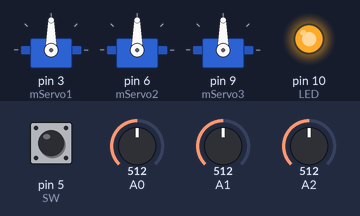
The sketch below on a simulated Arduino Uno, built with avr-gcc and run on an emulated ATmega328P. On the bench: 3 × servo, output pins drawn as LEDs (lit = HIGH). Inputs (shaded band) come from the test bench; at power-on: pin 5 (SW) HIGH, A0 = 512, A1 = 512, A2 = 512. At 16.0 s the program stops and its outputs stay as they are.

Above: at 2.8 s.
2.9 s: pin 5 (SW) pulled LOW for 0.15 s
At 9.0 s:
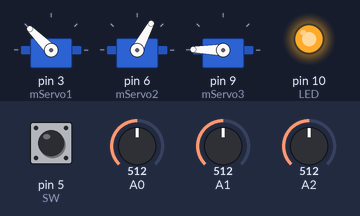
At 16.4 s:
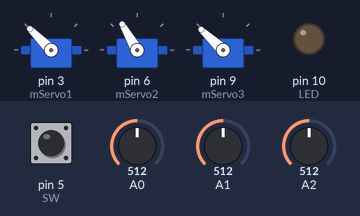
Timing chart, 0 to 17.5 s (numbered marks = the images above; inputs shaded):
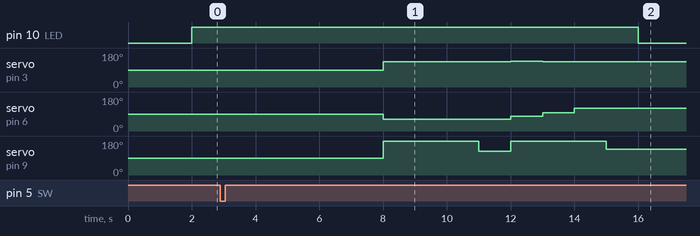

Measured:
- after the input at 2.9 s, pin 10 (LED): HIGH → LOW after 13.1 s; servo on pin 3 (mServo1): 90° → 135° after 5.1 s, → 136° 4.0 s later, → 135° 1.0 s later

The sketch:

list03.ino
```cpp
#include <Servo.h>
#define SW 5    /* タクトスイッチのポート番号 */
#define LED 10

Servo mServo1;
Servo mServo2;
Servo mServo3;

long ad0,ad1,ad2;
int init_val1,init_val2,init_val3;
int theta1[6] = {135,135,136,135,135,135};
int theta2[6] = {62,61,79,97,120,120};
int theta3[6] = {179,125,179,179,179,137};

/* 2回目計測時
Moter = (135,62,179)1
Moter = (135,61,125)2
Moter = (136,79,179)3
Moter = (135,97,179)4
Moter = (135,120,179)5
Moter = (135,120,137)6

*/
/*　1回目計測時
int theta1[6] = {121,121,121,121,121,121};
int theta2[6] = {76,76,101,115,132,132};
int theta3[6] = {143,179,179,179,179,123};

*/
/*
theta1[0] = 121;
theta2[0] = 76;
theta3[0] = 143;

theta1[1] = 121;
theta2[1] = 76;
theta3[1] = 179;

theta1[2] = 121;
theta2[2] = 101;
theta3[2] = 179;

theta1[3] = 121;
theta2[3] = 115;
theta3[3] = 179;

theta1[4] = 121;
theta2[4] = 132;
theta3[4] = 179;

theta1[5] = 121;
theta2[5] = 132;
theta3[5] = 123;
*/

void setup()
{
    /* サーボモータのI/Oポートを入力する */
    mServo1.attach(3);  /* 第1関節サーボモーター */
    mServo2.attach(6);  /* 第2関節サーボモーター */
    mServo3.attach(9);  /* 第3関節サーボモーター */
    pinMode(SW,INPUT);
    pinMode(LED,OUTPUT);
    Serial.begin(9600);
}

void loop(){
    int flag = 0;
    delay(2000);
    digitalWrite(LED,OUTPUT);
    while(1){
        /* ボリュームのポート番号を設定する */
        ad0 = analogRead(0);    /* ボリュームセンサ1 */
        ad1 = analogRead(1);    /* ボリュームセンサ2 */
        ad2 = analogRead(2);    /* ボリュームセンサ3 */

        init_val1 = ( ad0 * 180 / 1024);
        init_val2 = ( ad1 * 180 / 1024);
        init_val3 = ( ad2 * 180 / 1024);

/*
        mServo1.write(init_val1);
        mServo2.write(init_val2);
        mServo3.write(init_val3);
*/
        if( digitalRead(SW) == LOW ){
            /* スイッチON */
            delay(100);
            if( digitalRead(SW) == LOW )
                break;
        }
    }
    delay(5000);
    mServo1.write(theta1[0]);
    mServo2.write(theta2[0]);
    mServo3.write(theta3[0]);
    delay(3000);

    for(int i = 1;i < 6;i++){
        mServo1.write(theta1[i]);
        mServo2.write(theta2[i]);
        mServo3.write(theta3[i]);
        delay(1000);
    }

    while(1){
        /* 無限ループ：処理終了 */
        digitalWrite(LED,LOW);
    }

}
```
